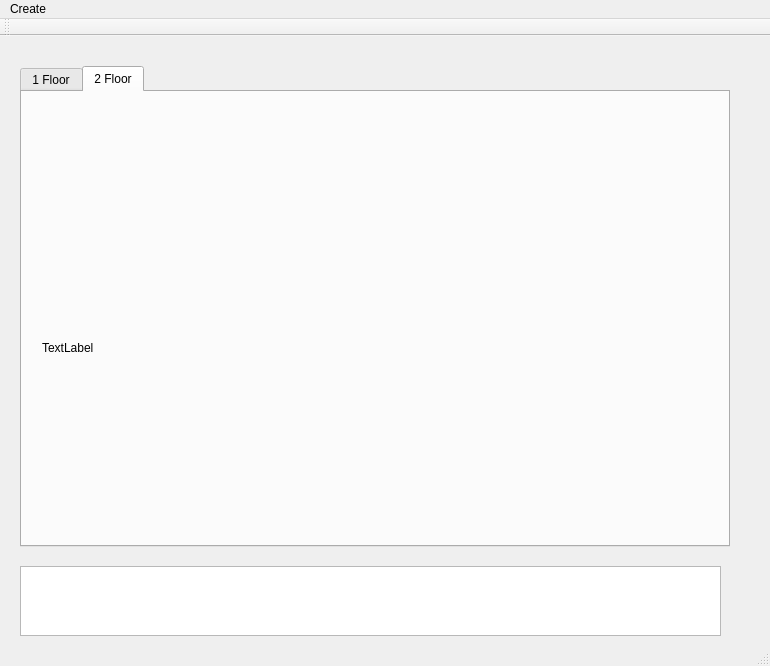
<?xml version="1.0" encoding="UTF-8"?>
<ui version="4.0">
 <class>MainWindow</class>
 <widget class="QMainWindow" name="MainWindow">
  <property name="geometry">
   <rect>
    <x>0</x>
    <y>0</y>
    <width>770</width>
    <height>666</height>
   </rect>
  </property>
  <property name="windowTitle">
   <string>MainWindow</string>
  </property>
  <widget class="QWidget" name="centralWidget">
   <widget class="QTabWidget" name="tabWidget">
    <property name="geometry">
     <rect>
      <x>20</x>
      <y>30</y>
      <width>710</width>
      <height>481</height>
     </rect>
    </property>
    <property name="currentIndex">
     <number>1</number>
    </property>
    <widget class="QWidget" name="F_Floor">
     <attribute name="title">
      <string>1 Floor</string>
     </attribute>
     <widget class="QLabel" name="label_1">
      <property name="geometry">
       <rect>
        <x>20</x>
        <y>20</y>
        <width>700</width>
        <height>400</height>
       </rect>
      </property>
      <property name="text">
       <string>TextLabel</string>
      </property>
     </widget>
    </widget>
    <widget class="QWidget" name="S_Floor">
     <attribute name="title">
      <string>2 Floor</string>
     </attribute>
     <widget class="QLabel" name="label_2">
      <property name="geometry">
       <rect>
        <x>20</x>
        <y>20</y>
        <width>671</width>
        <height>471</height>
       </rect>
      </property>
      <property name="text">
       <string>TextLabel</string>
      </property>
     </widget>
    </widget>
   </widget>
   <widget class="QTextEdit" name="textEdit">
    <property name="geometry">
     <rect>
      <x>20</x>
      <y>530</y>
      <width>701</width>
      <height>70</height>
     </rect>
    </property>
   </widget>
  </widget>
  <widget class="QMenuBar" name="menuBar">
   <property name="geometry">
    <rect>
     <x>0</x>
     <y>0</y>
     <width>770</width>
     <height>20</height>
    </rect>
   </property>
   <widget class="QMenu" name="menuCreate">
    <property name="title">
     <string>Create</string>
    </property>
    <widget class="QMenu" name="menuLamp">
     <property name="title">
      <string>Lamp</string>
     </property>
     <addaction name="actionSimple_Lamp"/>
     <addaction name="actionComplex_Lamp"/>
    </widget>
    <addaction name="menuLamp"/>
    <addaction name="actionJalousie"/>
    <addaction name="actionVentilator"/>
    <addaction name="actionDoor"/>
    <addaction name="actionBattery"/>
   </widget>
   <addaction name="menuCreate"/>
  </widget>
  <widget class="QToolBar" name="mainToolBar">
   <attribute name="toolBarArea">
    <enum>TopToolBarArea</enum>
   </attribute>
   <attribute name="toolBarBreak">
    <bool>false</bool>
   </attribute>
  </widget>
  <widget class="QStatusBar" name="statusBar"/>
  <action name="actionJalousie">
   <property name="text">
    <string>Jalousie</string>
   </property>
  </action>
  <action name="actionSimple_Lamp">
   <property name="text">
    <string>Simple Lamp</string>
   </property>
  </action>
  <action name="actionComplex_Lamp">
   <property name="text">
    <string>Complex Lamp</string>
   </property>
  </action>
  <action name="actionVentilator">
   <property name="text">
    <string>Ventilator</string>
   </property>
  </action>
  <action name="actionDoor">
   <property name="text">
    <string>Door</string>
   </property>
  </action>
  <action name="actionBattery">
   <property name="text">
    <string>Battery</string>
   </property>
  </action>
 </widget>
 <layoutdefault spacing="6" margin="11"/>
 <resources/>
 <connections/>
</ui>
